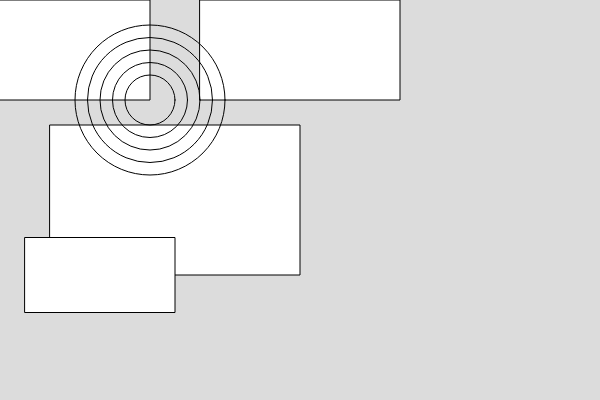
Frame 1 (no input)
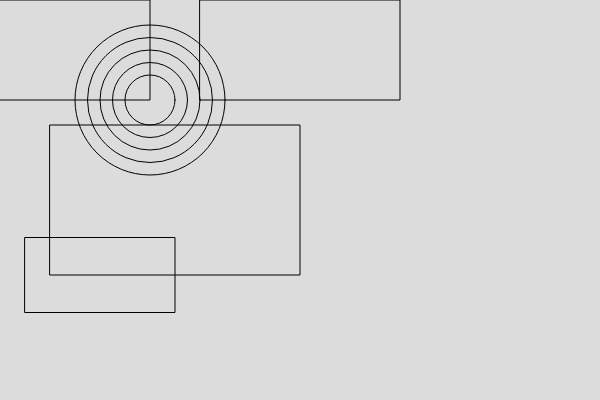
Frame 60 (no input)
Frame 120 (the mouse pressed at the canvas centre since frame 60): identical to frame 60, image omitted

The p5.js sketch that drew these frames (run headless with seeded random() and noise() and a simulated clock; from frame 60 on, the mouse is pressed at the canvas centre):

// p5.js sketch
// ── sketch.js
function setup() {
  createCanvas(600, 400);
}

function draw() {
  background(220);
  strokeWeight(1);
  rectMode(CENTER)
  rect( 50, 50, 200, 100 );
  rect( 300, 50, 200, 100 );
  rect( 175, 200, 250, 150 );
  rect( 100, 275, 150, 75 );
  noFill() ;
  ellipse( 150, 100, 50, 50 );
  ellipse( 150, 100, 75, 75 );
  ellipse( 150, 100, 100, 100 );  
  ellipse( 150, 100, 125, 125 );
  ellipse( 150, 100, 150, 150 );
}
